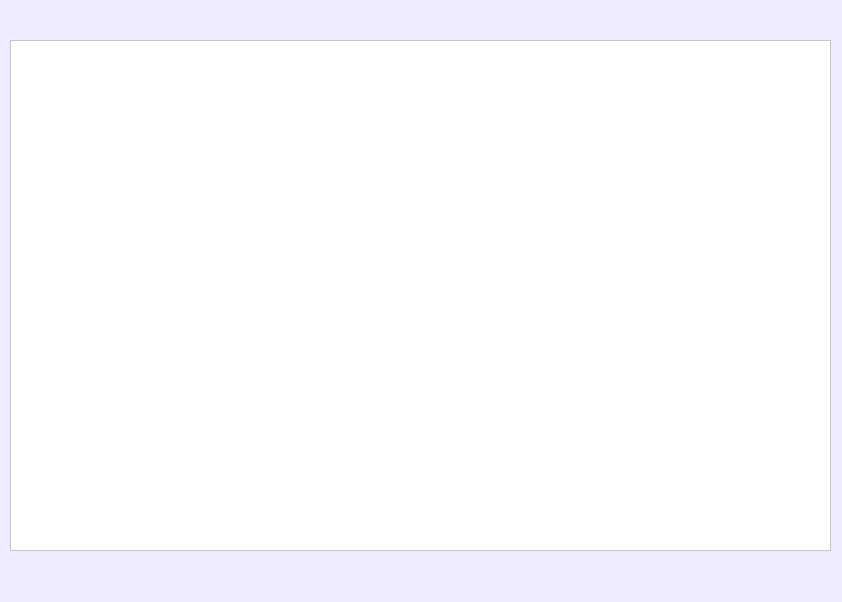
<?xml version="1.0" encoding="UTF-8"?>
<ui version="4.0">
 <class>MainWindow</class>
 <widget class="QMainWindow" name="MainWindow">
  <property name="geometry">
   <rect>
    <x>0</x>
    <y>0</y>
    <width>842</width>
    <height>602</height>
   </rect>
  </property>
  <property name="minimumSize">
   <size>
    <width>842</width>
    <height>602</height>
   </size>
  </property>
  <property name="maximumSize">
   <size>
    <width>842</width>
    <height>602</height>
   </size>
  </property>
  <property name="windowTitle">
   <string>MainWindow</string>
  </property>
  <property name="styleSheet">
   <string notr="true">background-color: rgb(238, 235, 255);</string>
  </property>
  <widget class="QWidget" name="centralwidget">
   <widget class="QTableWidget" name="tableWidget">
    <property name="geometry">
     <rect>
      <x>10</x>
      <y>40</y>
      <width>821</width>
      <height>511</height>
     </rect>
    </property>
    <property name="minimumSize">
     <size>
      <width>821</width>
      <height>511</height>
     </size>
    </property>
    <property name="maximumSize">
     <size>
      <width>821</width>
      <height>511</height>
     </size>
    </property>
    <property name="styleSheet">
     <string notr="true">background-color: rgb(255, 255, 255);</string>
    </property>
   </widget>
  </widget>
  <widget class="QMenuBar" name="menubar">
   <property name="geometry">
    <rect>
     <x>0</x>
     <y>0</y>
     <width>842</width>
     <height>21</height>
    </rect>
   </property>
  </widget>
  <widget class="QStatusBar" name="statusbar"/>
 </widget>
 <resources/>
 <connections/>
</ui>
